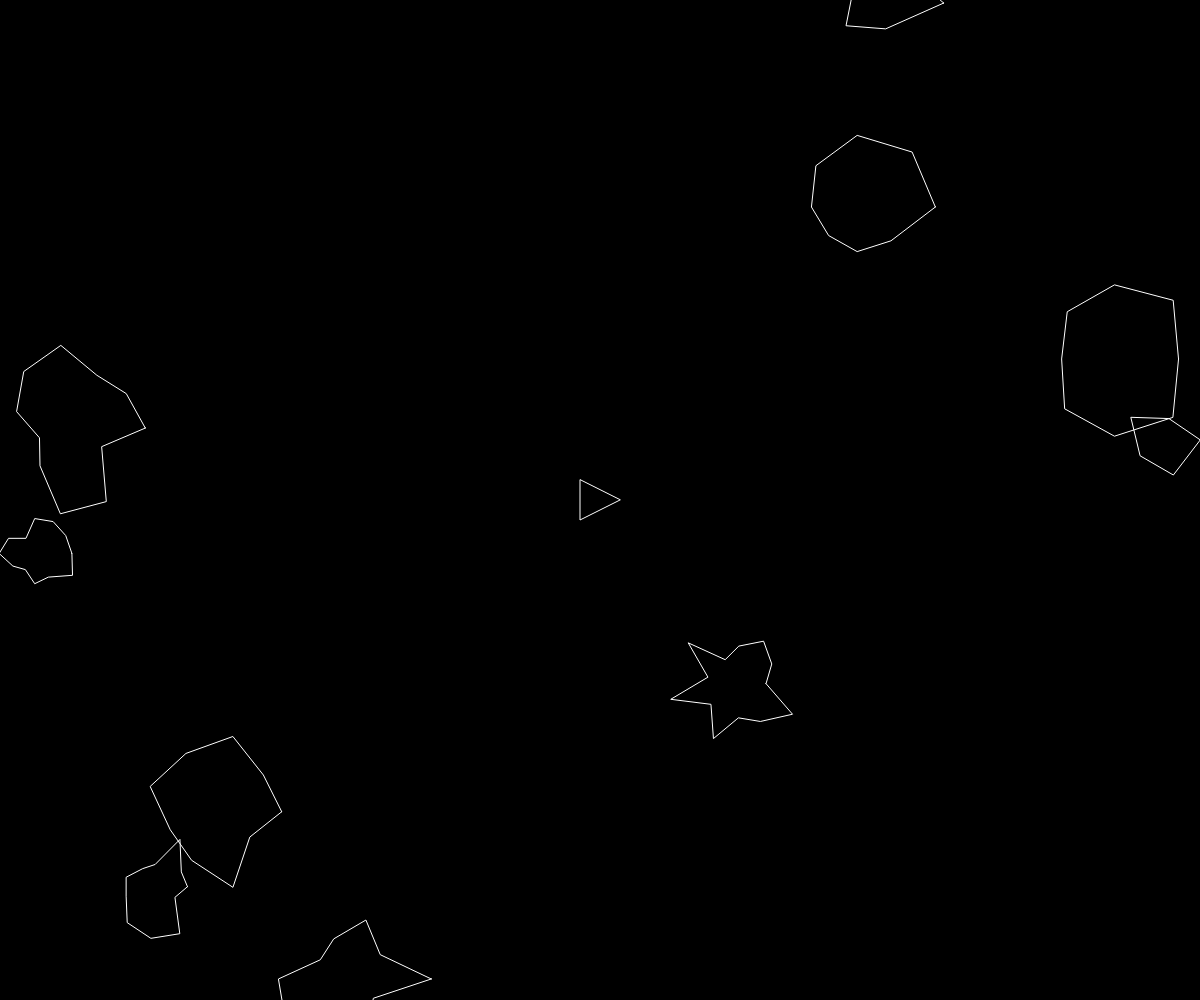
Frame 1 (no input)
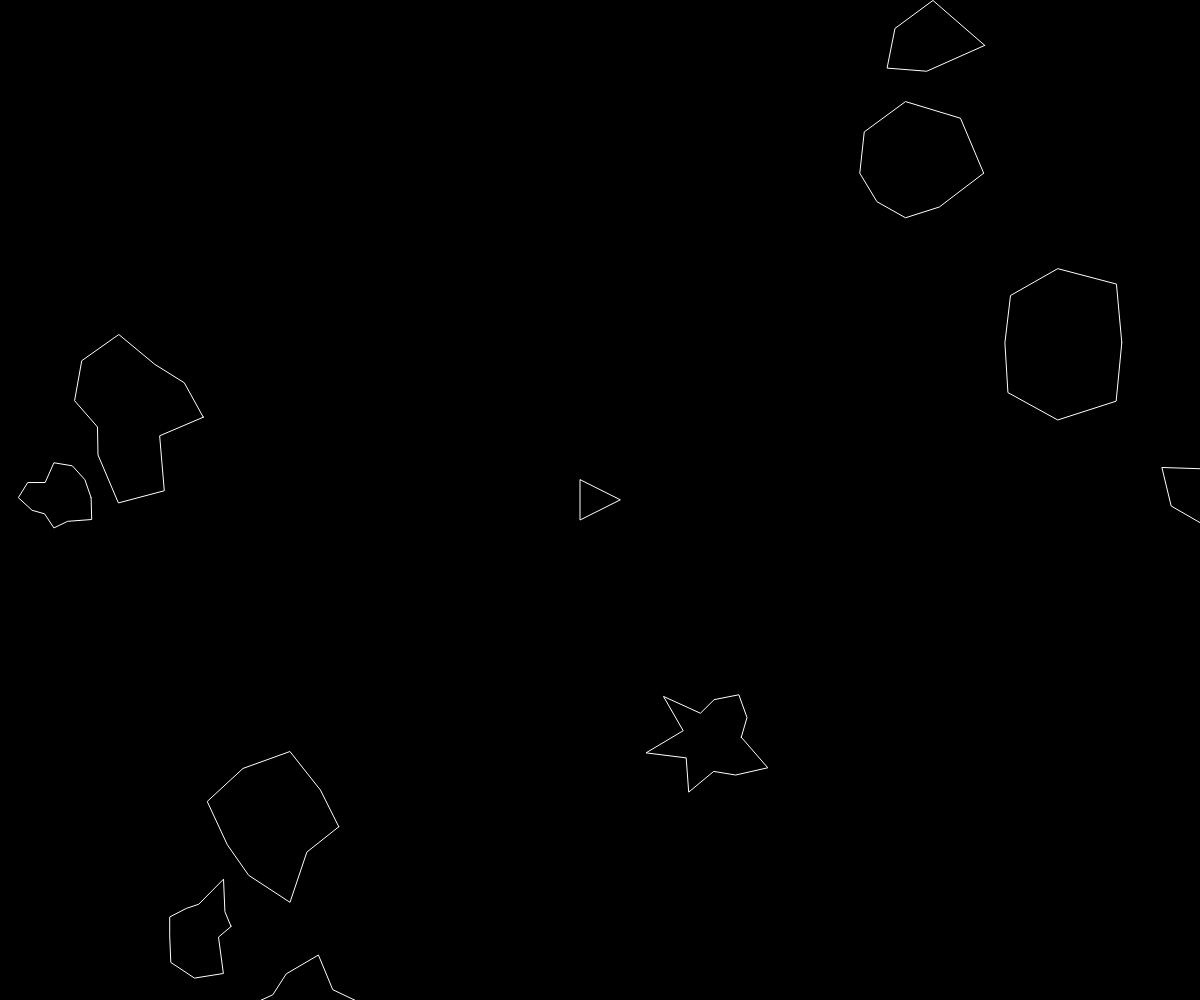
Frame 60 (no input)
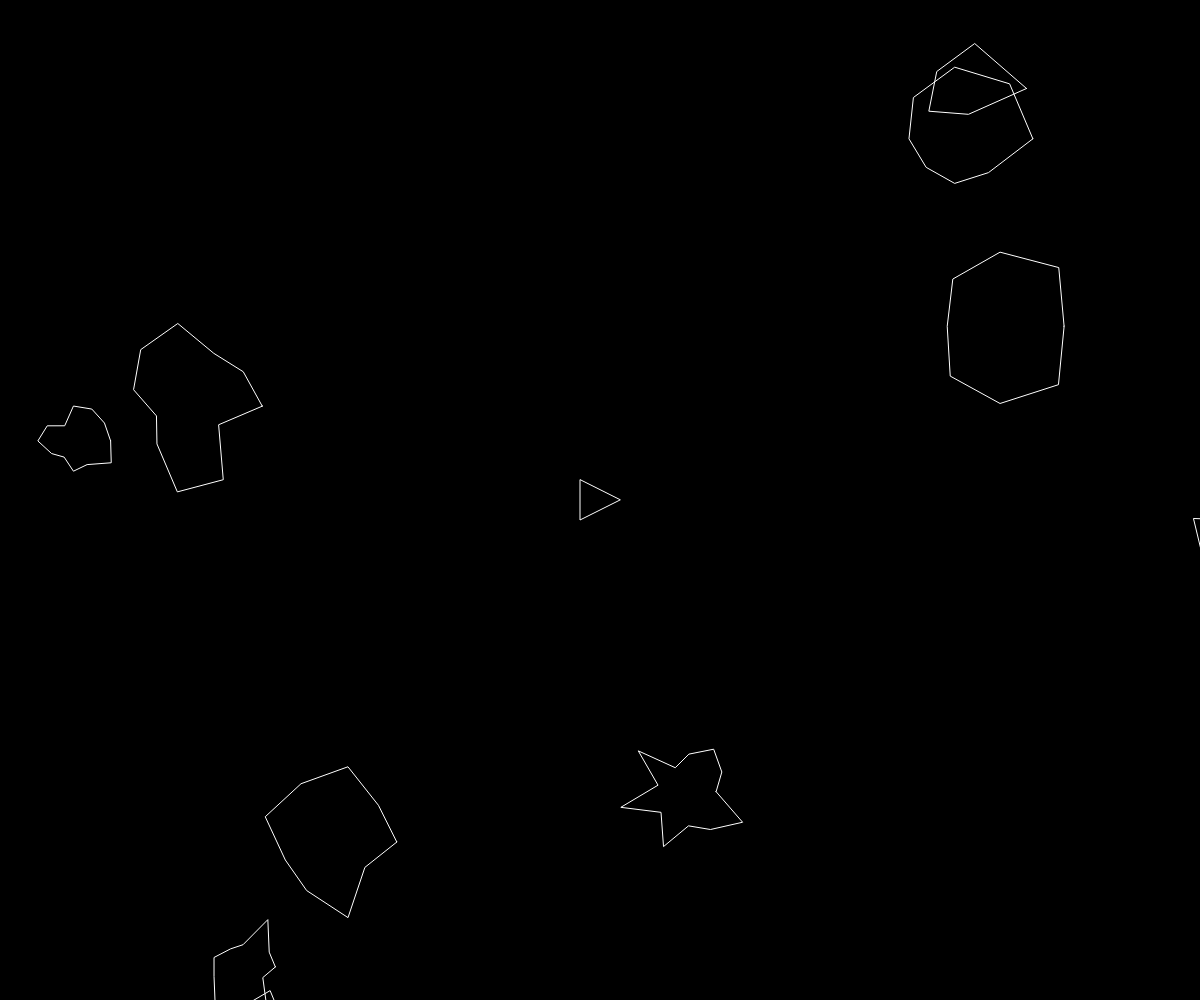
Frame 120 (the mouse pressed at the canvas centre since frame 60)

The p5.js sketch that drew these frames (run headless with seeded random() and noise() and a simulated clock; from frame 60 on, the mouse is pressed at the canvas centre):

// p5.js sketch
// ── sketch.js
var ship;
var asteroids = [];
var lasers = [];

function setup() {
  createCanvas(windowWidth, windowHeight);
  ship = new Ship();
  for(var i = 0; i < 10; i++)
  {
    asteroids.push(new Asteroid());
  }
}

function draw() {
  background(0);

  for (var i = 0; i < asteroids.length; i++)
  {
    asteroids[i].render();
    asteroids[i].update();
    asteroids[i].edges();
  }


  for (var i = lasers.length-1; i >= 0 ; i--) {
    lasers[i].render();
    lasers[i].update();
    for (var j = asteroids.length-1; j >= 0; j--) {
      if (lasers[i].hits(asteroids[j])) {
        if(asteroids[j].r > 10)
        {
          var newAsteroids = asteroids[j].breakup();
          console.log(newAsteroids);
          asteroids = asteroids.concat(newAsteroids);
          
        }

        asteroids.splice(j, 1);
        lasers.splice(i, 1);
        break;
      }
    }

    if(lasers[i].offscreen()) {
      lasers.splice(i,1);
    }

  }

  ship.render();
  ship.update();
}

function keyReleased()
{
  ship.setRotation(0);
  ship.boosting(false);
}

function keyPressed() {
  if(key == ' ')
  {
    lasers.push(new Laser(ship.pos, ship.heading));
  }

  if(keyCode == RIGHT_ARROW)
  {
    ship.setRotation(0.1);
  }
  else if (keyCode == LEFT_ARROW)
  {
    ship.setRotation(-0.1);
  }

  if(keyCode == UP_ARROW)
  {
    ship.boosting(true);
  }
}



// ── asteroid.js
function Asteroid(pos, r) {
    if(pos) {
        this.pos = pos;
    } else {
        this.pos = createVector(random(width), random(height));
    }
    this.vel = p5.Vector.random2D();

    if (r) {
        this.r = r * 0.5;
    } else {
        this.r = random(30, 70);
    }
    this.total = floor(random(5,15));
    this.offset = [];
    for(var i=0; i < this.total; i++)
    {
        this.offset[i] = random(-this.r * .5, this.r * .5);
    }

    this.update = function() {
        this.pos.add(this.vel);
        this.edges();
    }

    this.render = function()
    {
        push();
        noFill();
        stroke(255);
        translate(this.pos.x, this.pos.y);
        //ellipse(0,0,this.r * 2);
        beginShape();
        for (var i = 0; i < this.total; i++)
        {
            var angle = map(i, 0, this.total,0, TWO_PI);
            var r = this.r + this.offset[i]
            var x = r *cos(angle);
            var y = r *sin(angle);
            vertex(x,y);
        }
        endShape(CLOSE);
        pop();
    }

    this.breakup = function()
    {
        var newA = [];
        newA[0] = new Asteroid(this.pos, this.r);
        newA[1] = new Asteroid(this.pos, this.r);
        return newA;
    }

    this.edges = function () {
        if (this.pos.x > width + this.r) {
            this.pos.x = -this.r;
        }
        else if (this.pos.x < -this.r) {
            this.pos.x = width + this.r;
        }
        if (this.pos.y > height + this.r) {
            this.pos.y = -this.r;
        }
        else if (this.pos.y < -this.r) {
            this.pos.y = height + this.r;
        }
    }
}
// ── laser.js
function Laser(startPos, angle) {
    this.pos = createVector(startPos.x, startPos.y);
    this.vel = p5.Vector.fromAngle(angle);
    this.vel.mult(10);

    this.update = function() 
    {
        this.pos.add(this.vel);
    }

    this.render = function() {
        push();
        stroke(255);
        strokeWeight(4);
        point(this.pos.x, this.pos.y);
        pop();
    }

    this.offscreen = function () {
        if (this.pos.x > width) {
            return true;
        }
        else if (this.pos.x < 0) {
            return true;
        }
        if (this.pos.y > height) {
            return true;
        }
        else if (this.pos.y < 0) {
            return true;
        }
        else
        {
            return false;
        }
    };

    this.hits = function(asteroid) {
        var d = dist(this.pos.x, this.pos.y, asteroid.pos.x, asteroid.pos.y);
        if(d < asteroid.r) {
            return true;
        } else {
            return false;
        }
    }
}
// ── ship.js
class Ship {
    constructor() {
        this.pos = createVector(width / 2, height / 2);
        this.r = 20;
        this.heading = 0;
        this.rotation = 0;
        this.vel = createVector(0, 0);
        this.isBoosting = false;
        this.boosting = function (b) {
            this.isBoosting = b;
        };
        this.update = function () {
            
            this.pos.add(this.vel);
            this.vel.mult(0.99);
            this.turn();
            if (this.isBoosting) {
                this.boost();
            }
            this.edges();
        };
        this.boost = function () {
            var force = p5.Vector.fromAngle(this.heading);
            this.vel.mult(.8);
            this.vel.add(force);
        };
        this.hits = function(asteroid) {
            var d = dist(this.pos.x, this.pos.y, asteroid.pos.x, asteroid.pos.y);
            if( d < this.r + asteroid.r) {
                return true;
            }
            else
            {
                return false
            } 
                
        }

        this.render = function () {
            push();
            translate(this.pos.x, this.pos.y);
            rotate(this.heading + PI / 2);
            fill(0);
            stroke(255);
            triangle(-this.r, this.r, this.r, this.r, 0, -this.r);
            pop();
        };
        this.setRotation = function (a) {
            this.rotation = a;
        };
        this.edges = function () {
            if (this.pos.x > width + this.r) {
                this.pos.x = -this.r;
            }
            else if (this.pos.x < -this.r) {
                this.pos.x = width + this.r;
            }
            if (this.pos.y > height + this.r) {
                this.pos.y = -this.r;
            }
            else if (this.pos.y < -this.r) {
                this.pos.y = height + this.r;
            }
        };
        this.turn = function () {
            this.heading += this.rotation;
        };
    }
}
